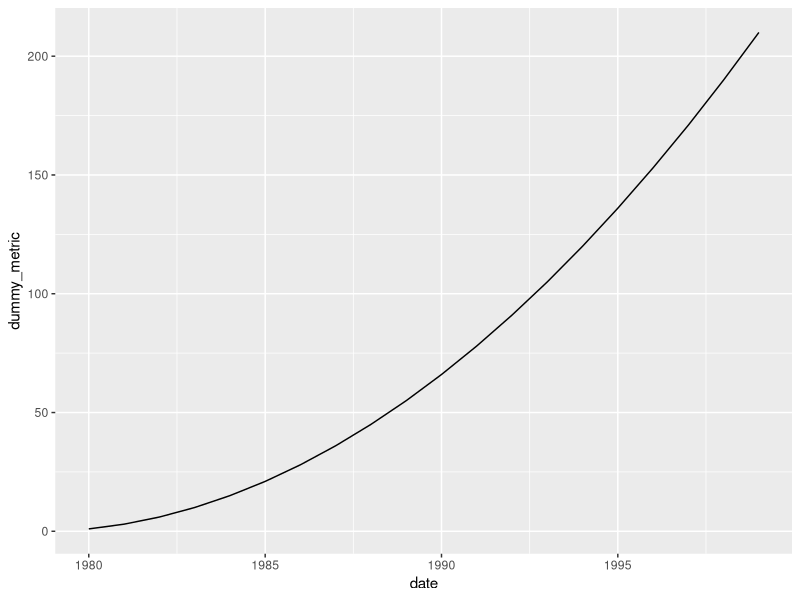
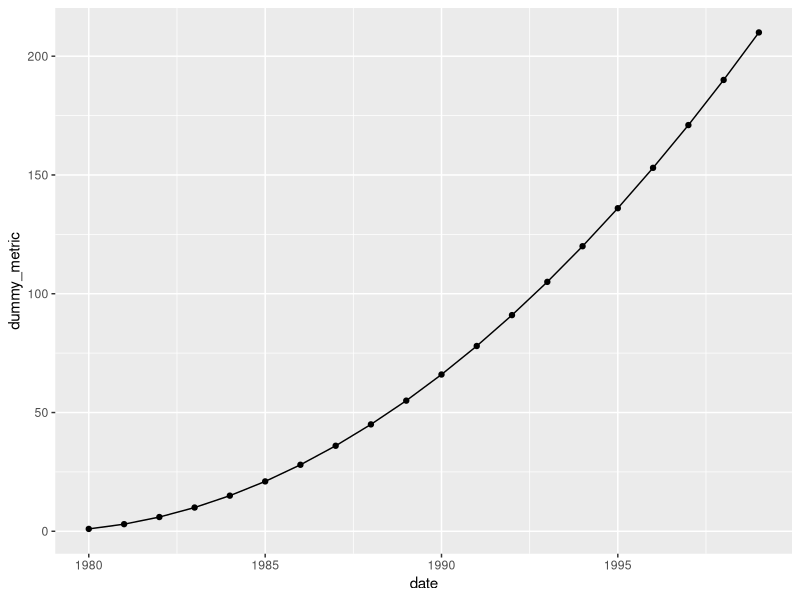
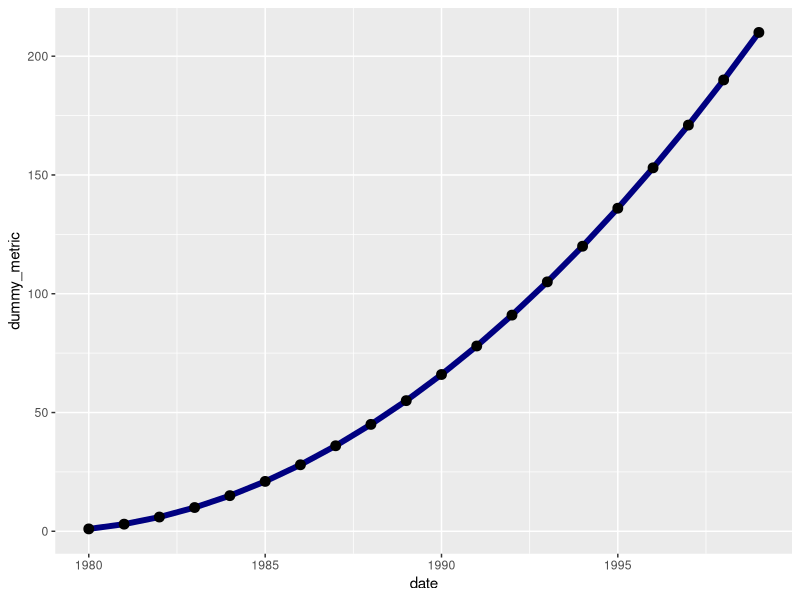
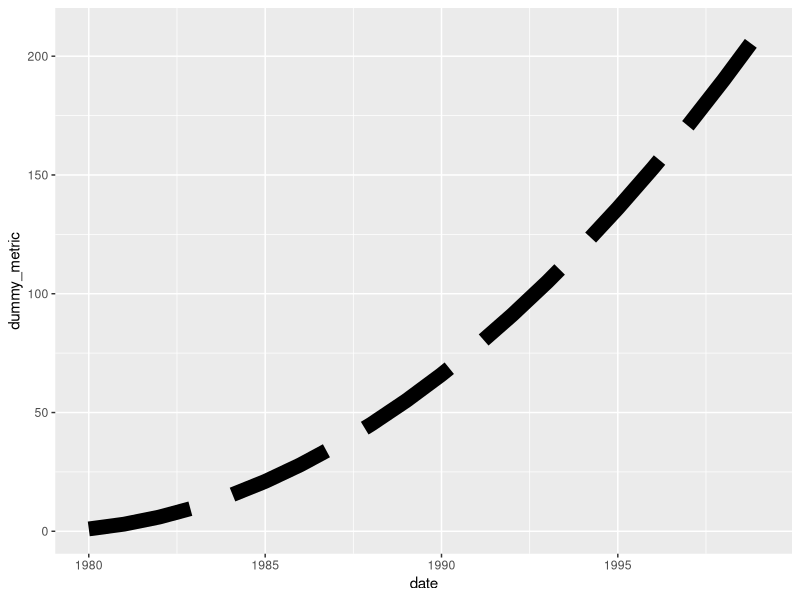

These figures' R source, in order:
library(ggplot2)

df.dummy_data <- data.frame(
  dummy_metric <- cumsum(1:20),
  date = seq.Date(as.Date("1980-01-01"), by="1 year", length.out=20))

# plot data using line
ggplot(data=df.dummy_data, aes(x=date, y=dummy_metric)) +
  geom_line()

## ADDING LAYERS
ggplot(data=df.dummy_data, aes(x=date, y=dummy_metric)) +
  geom_line() +
  geom_point()

## ADD COLOR AND SIZE
ggplot(data=df.dummy_data, aes(x=date, y=dummy_metric)) +
  geom_line(color="navy", size=2) +
  geom_point(size=3)

## LINE TYPES
### solid
### dashed
### dotted
### dotdash
### longdash
### twodash
### blank

ggplot(data=df.dummy_data, aes(x=date, y=dummy_metric)) +
  geom_line(linetype="longdash", size=5)
